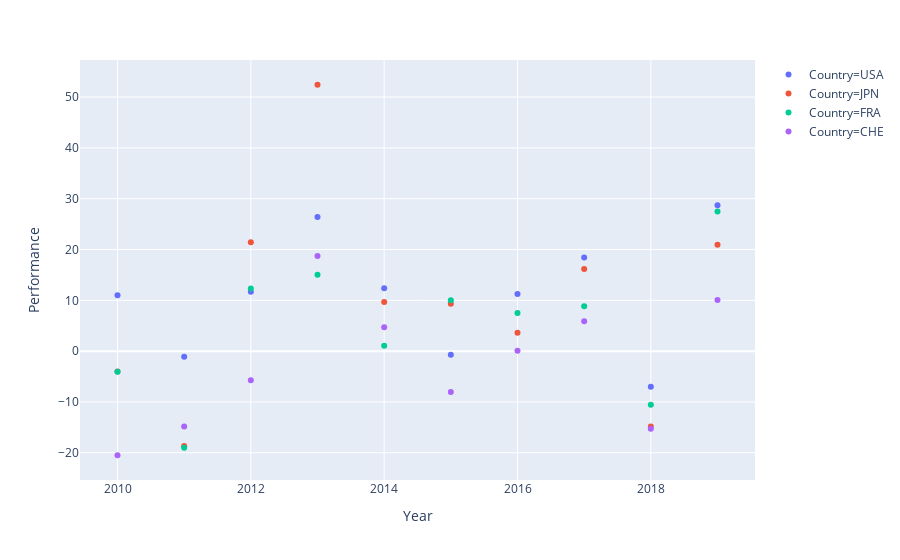

The notebook cell this image was saved under:
### Code cell
fig=px.scatter(df, x="Year", y="Performance", color="Country")
fig.show()

### Figure 1 — Plotly figure (JSON) as saved in the notebook; plotly's stock layout.template omitted (floating-point values rounded to 4 significant figures)
{"data": [{"hoverlabel": {"namelength": 0}, "hovertemplate": "Country=USA<br>Year=%{x}<br>Performance=%{y}", "legendgroup": "Country=USA", "marker": {"color": "#636efa", "symbol": "circle"}, "mode": "markers", "name": "Country=USA", "showlegend": true, "type": "scatter", "x": [2010, 2011, 2012, 2013, 2014, 2015, 2016, 2017, 2018, 2019], "xaxis": "x", "y": [11.0, -1.122, 11.68, 26.39, 12.39, -0.6928, 11.24, 18.42, -7.009, 28.71], "yaxis": "y"}, {"hoverlabel": {"namelength": 0}, "hovertemplate": "Country=JPN<br>Year=%{x}<br>Performance=%{y}", "legendgroup": "Country=JPN", "marker": {"color": "#EF553B", "symbol": "circle"}, "mode": "markers", "name": "Country=JPN", "showlegend": true, "type": "scatter", "x": [2010, 2011, 2012, 2013, 2014, 2015, 2016, 2017, 2018, 2019], "xaxis": "x", "y": [-3.997, -18.68, 21.44, 52.42, 9.692, 9.334, 3.595, 16.18, -14.85, 20.93], "yaxis": "y"}, {"hoverlabel": {"namelength": 0}, "hovertemplate": "Country=FRA<br>Year=%{x}<br>Performance=%{y}", "legendgroup": "Country=FRA", "marker": {"color": "#00cc96", "symbol": "circle"}, "mode": "markers", "name": "Country=FRA", "showlegend": true, "type": "scatter", "x": [2010, 2011, 2012, 2013, 2014, 2015, 2016, 2017, 2018, 2019], "xaxis": "x", "y": [-4.066, -19.0, 12.35, 15.05, 1.076, 9.991, 7.515, 8.811, -10.55, 27.48], "yaxis": "y"}, {"hoverlabel": {"namelength": 0}, "hovertemplate": "Country=CHE<br>Year=%{x}<br>Performance=%{y}", "legendgroup": "Country=CHE", "marker": {"color": "#ab63fa", "symbol": "circle"}, "mode": "markers", "name": "Country=CHE", "showlegend": true, "type": "scatter", "x": [2010, 2011, 2012, 2013, 2014, 2015, 2016, 2017, 2018, 2019], "xaxis": "x", "y": [-20.49, -14.82, -5.726, 18.7, 4.711, -8.053, 0.09866, 5.886, -15.25, 10.04], "yaxis": "y"}], "layout": {"legend": {"tracegroupgap": 0}, "margin": {"t": 60}, "xaxis": {"anchor": "y", "domain": [0, 1], "title": {"text": "Year"}}, "yaxis": {"anchor": "x", "domain": [0, 1], "title": {"text": "Performance"}}}}
